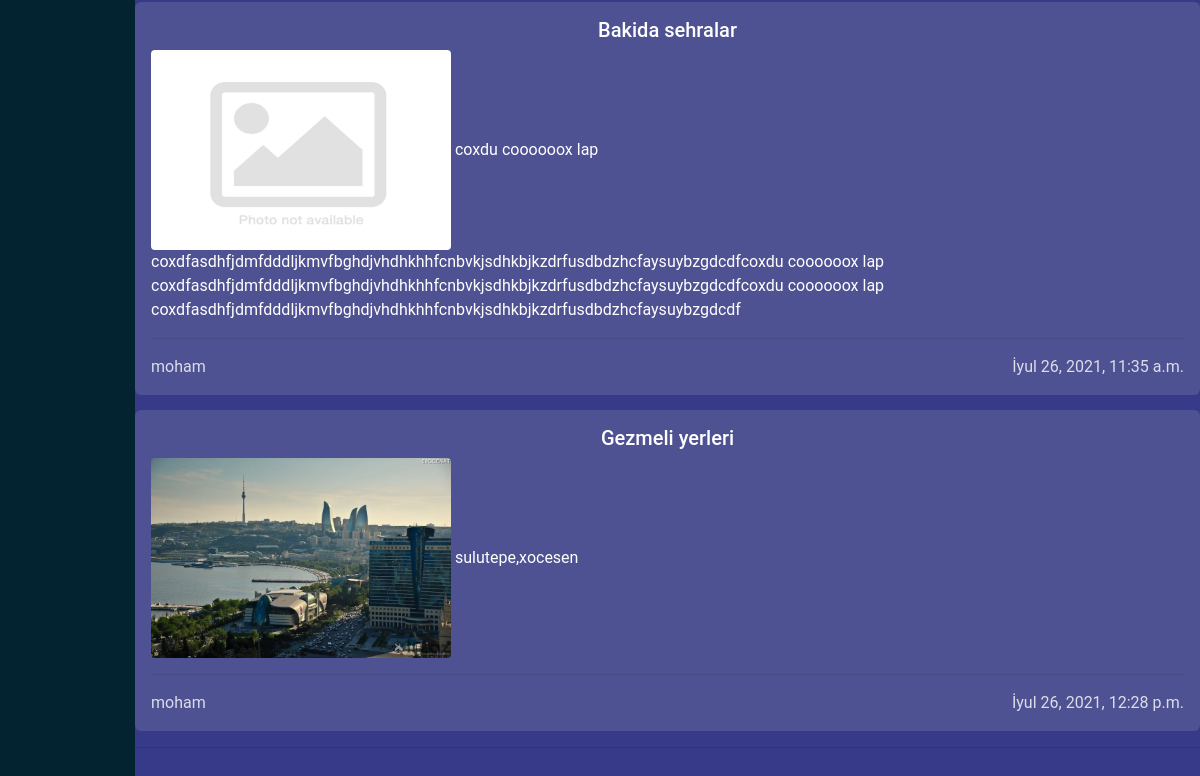
Before: /area/1 (lower part) with the older database file.
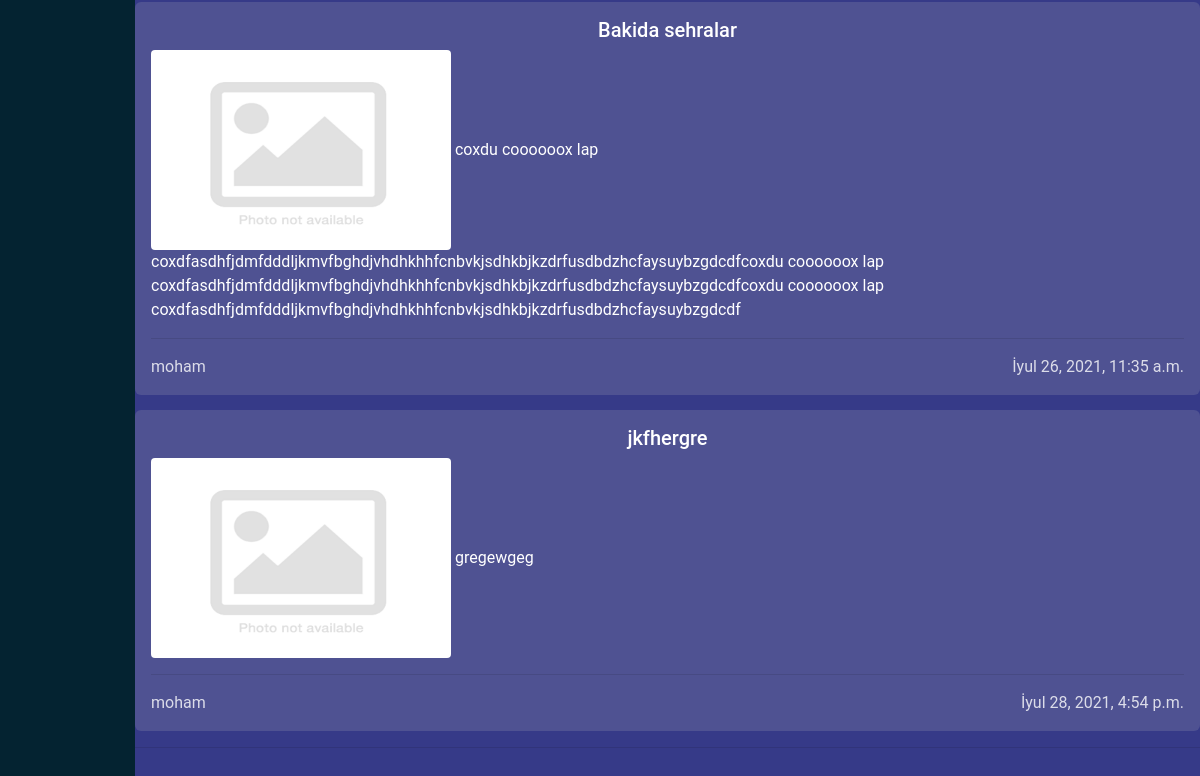
After: the same page with the newer database file.
### areas/models.py (models this page shows, shortened)
class CommentModel(models.Model):
    rayon = models.ForeignKey("Rayonmodel",related_name="comments",on_delete=CASCADE)
    basliq = models.CharField(max_length=120,verbose_name="Basliq:")
    mezmun = models.TextField(verbose_name="Mezmun:")
    created_date = models.DateTimeField(auto_now_add=True)
    sekil = models.ImageField(upload_to="koment_sekilleri",null=True,blank=True,default="/koment_sekilleri/default_landscape.png")
    yazan = models.ForeignKey('user.CustomUserModel',related_name="comments",on_delete=CASCADE,null=True,blank=True)

### user/models.py (models this page shows)
class CustomUserModel(AbstractUser):
    prophile_photo = models.ImageField(upload_to="prophile_photos",blank=True,null=True,default="/prophile_photos/instagram_default.png")
    class Meta:
        db_table = 'user'
    def __str__(self):
        return self.username

### areas/views.py (the view)
# urls.py: path("area/<id>",views.area_detail,name="area_detail"),
def area_detail(request,id):
    area = models.RayonModel.objects.get(id=id)
    comments = models.CommentModel.objects.filter(rayon=area)
    context = {
        "area":area,
        "comments":comments,
    }
    return render(request,"area_detail.html",context)

### areas/models.py (called while the page is built)
    def __str__(self):
        return self.ad

### templates/area_detail.html (shortened to what this page needs)
{% extends 'layout.html' %}
{% load static %}
{% load crispy_forms_tags %}
{% block body %}
    <link rel="stylesheet" href="{% static 'detail.css' %}">
    <div class="comments">
        {% if comments %}
            {% for comment in comments %}
                <div class="comment container">
                    <div class="comment-title">
                        <h5>
                            {{comment.basliq}}
                        </h5>
                    </div>
                    <span class="komment-sekil">
                        <img class="komment-sekil-child" src="{{comment.sekil.url}}" alt="">
                    </span>
                    <span class="comment-context">
                        <p>
                            {{comment.mezmun}}
                        </p>
                    </span>
                    <hr>
                    <span class="comment-author">
                        {{comment.yazan}}
                    </span>
                    <span class="comment-date">
                        {{comment.created_date}}
                    </span>
                </div>
            {% endfor %}
        {% else %}
            <div style="text-align:center;" class="alert alert-danger">{{area}} Haqqinda Hec Bir Komment Yoxdur</div>
        {% endif %}
        <hr>
    </div>
{% endblock body %}

Changed rows visible on the page:
removed CommentModel: basliq "Gezmeli yerleri", sekil (picture), mezmun "sulutepe,xocesen", yazan "moham", created_date "İyul 26, 2021, 12:28 p.m."
added CommentModel: basliq "jkfhergre", sekil (placeholder picture), mezmun "gregewgeg", yazan "moham", created_date "İyul 28, 2021, 4:54 p.m."
